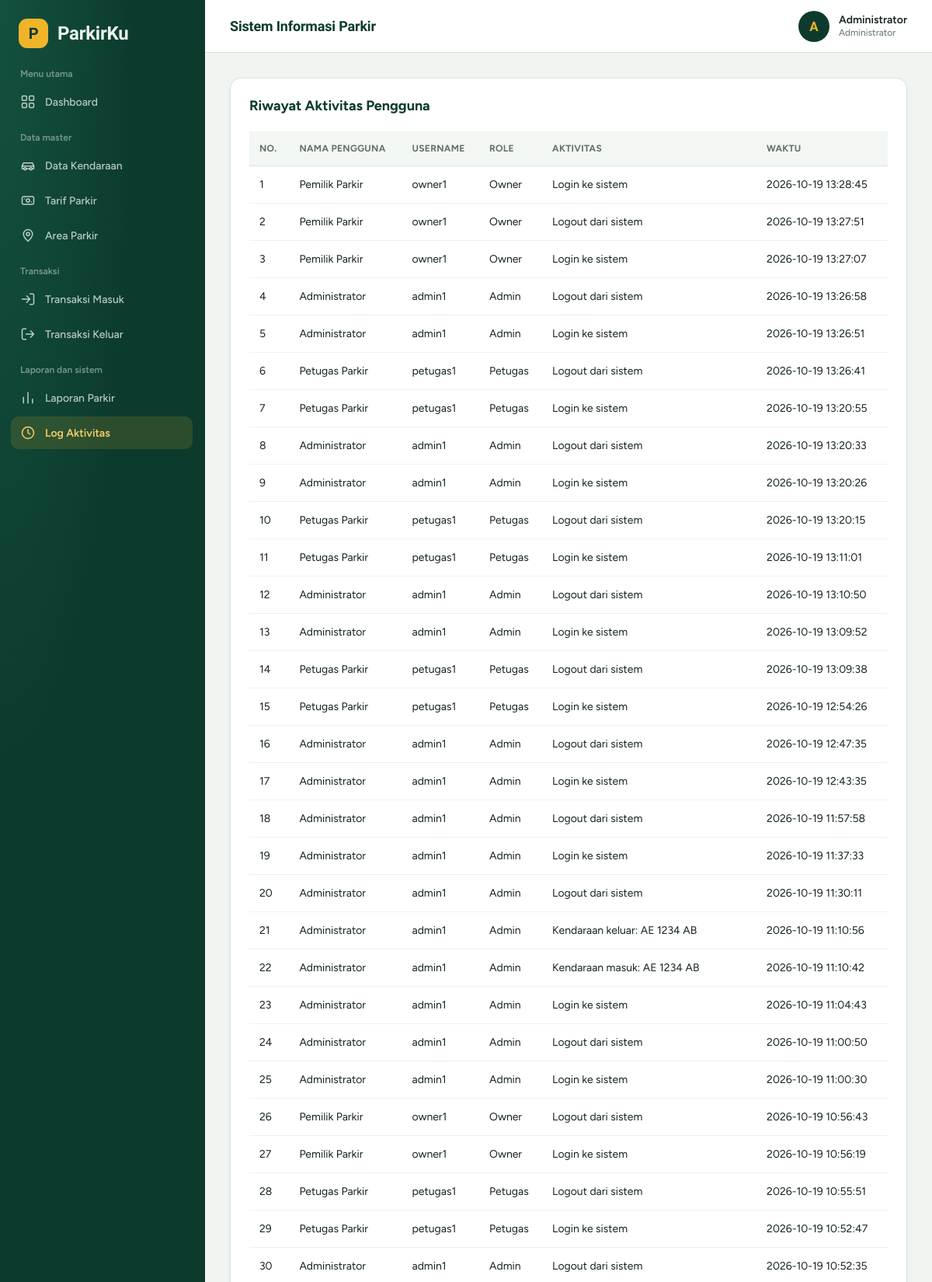
/parkir/admin/log.php (signed in, upper part), run on the app's committed database.
### tables this page shows
CREATE TABLE `tb_log_aktivitas` (
  `id_log` int(11) NOT NULL,
  `id_user` int(11) DEFAULT NULL,
  `aktivitas` varchar(255) NOT NULL,
  `waktu_aktivitas` datetime NOT NULL DEFAULT current_timestamp()
);

CREATE TABLE `tb_user` (
  `id_user` int(11) NOT NULL,
  `nama_lengkap` varchar(100) NOT NULL,
  `username` varchar(50) NOT NULL,
  `password` varchar(255) NOT NULL,
  `role` enum('admin','petugas','owner') NOT NULL,
  `status_aktif` tinyint(1) NOT NULL DEFAULT 1
);

### parkir/admin/log.php (the view, shortened to what this page needs)
<?php
require_once __DIR__ . '/../koneksi.php';
$data = $pdo->query(
    'SELECT l.id_log, l.aktivitas, l.waktu_aktivitas,
            u.nama_lengkap, u.username, u.role
     FROM tb_log_aktivitas l
     JOIN tb_user u ON u.id_user = l.id_user
     ORDER BY l.id_log DESC
     LIMIT 200'
)->fetchAll();
require 'header.php';
?>
<div class="panel">
    <div class="panel-header">
        <h2 class="panel-title">Riwayat Aktivitas Pengguna</h2>
    </div>
    <div class="table-wrap">
        <table>
            <thead>
                <tr>
                    <th>No.</th>
                    <th>Nama Pengguna</th>
                    <th>Username</th>
                    <th>Role</th>
                    <th>Aktivitas</th>
                    <th>Waktu</th>
                </tr>
            </thead>
            <tbody>
            <?php foreach ($data as $i => $l): ?>
                <tr>
                    <td><?= $i + 1 ?></td>
                    <td><?= htmlspecialchars($l['nama_lengkap']) ?></td>
                    <td><?= htmlspecialchars($l['username']) ?></td>
                    <td><?= htmlspecialchars(ucfirst($l['role'])) ?></td>
                    <td><?= htmlspecialchars($l['aktivitas']) ?></td>
                    <td><?= htmlspecialchars($l['waktu_aktivitas']) ?></td>
                </tr>
            <?php endforeach; ?>
            </tbody>
        </table>
    </div>
</div>
<?php require 'footer.php'; ?>

### parkir/style.css (style rules this page uses)
:root { --navy: #172554; --blue: #2563eb; --blue-light: #eff6ff; --background: #f4f7fb; --white: #ffffff; --text: #1e293b; --muted: #64748b; --border: #e2e8f0; --green: #15803d; --red: #dc2626; }
* { box-sizing: border-box; margin: 0; padding: 0; }
body { font-family: Arial, Helvetica, sans-serif; background: var(--background); color: var(--text); font-size: 14px; }
.panel { background: white; border: 1px solid var(--border); border-radius: 14px; padding: 24px; margin-bottom: 24px; box-shadow: 0 3px 12px #0f172a08; }
.panel-header { display: flex; justify-content: space-between; align-items: center; gap: 12px; margin-bottom: 22px; }
.panel-title { font-size: 18px; color: var(--navy); }
.table-wrap { width: 100%; overflow-x: auto; }
table { width: 100%; border-collapse: collapse; white-space: nowrap; }
th { background: #f8fafc; color: #475569; font-size: 12px; text-align: left; text-transform: uppercase; letter-spacing: 0.3px; }
th, td { padding: 15px 13px; border-bottom: 1px solid var(--border); }

### parkir/admin/header.php (style rules this page uses)
:root { --adm-green: #0c3b2e; --adm-green-2: #14513f; --adm-sign: #f0b429; --adm-sign-soft: #f7cf6a; --adm-bg: #f1f5f2; --adm-text: #16241e; --adm-muted: #62736a; --adm-line: #d9e2dc; --adm-display: 'Bricolage Grotesque', 'Segoe UI', system-ui, sans-serif; --adm-sans: 'Figtree', system-ui, -apple-system, 'Segoe UI', Roboto, sans-serif; --adm-sidebar: 264px; }
* { box-sizing: border-box; }
body { margin: 0; font-family: var(--adm-sans); background: var(--adm-bg); color: var(--adm-text); -webkit-font-smoothing: antialiased; }

### parkir/admin/log.php (style rules this page uses)
.admin-content .panel { background-color: #ffffff !important; border-color: #d9e2dc !important; }
.admin-content .panel-title, .admin-content .panel-header h2 { color: #0c3b2e !important; }
.admin-content table th { background-color: #f3f7f4 !important; border-bottom-color: #d9e2dc !important; color: #62736a !important; }
.admin-content table td { border-bottom-color: #edf2ee !important; color: #16241e !important; }

### data on the page
tb_log_aktivitas: id_user.nama_lengkap "Pemilik Parkir", id_user.username "owner1", id_user.role "Owner", aktivitas "Login ke sistem", waktu_aktivitas "2026-10-19 13:28:45"
tb_log_aktivitas: id_user.nama_lengkap "Pemilik Parkir", id_user.username "owner1", id_user.role "Owner", aktivitas "Logout dari sistem", waktu_aktivitas "2026-10-19 13:27:51"
tb_log_aktivitas: id_user.nama_lengkap "Pemilik Parkir", id_user.username "owner1", id_user.role "Owner", aktivitas "Login ke sistem", waktu_aktivitas "2026-10-19 13:27:07"
tb_log_aktivitas: id_user.nama_lengkap "Administrator", id_user.username "admin1", id_user.role "Admin", aktivitas "Logout dari sistem", waktu_aktivitas "2026-10-19 13:26:58"
tb_log_aktivitas: id_user.nama_lengkap "Administrator", id_user.username "admin1", id_user.role "Admin", aktivitas "Login ke sistem", waktu_aktivitas "2026-10-19 13:26:51"
tb_log_aktivitas: id_user.nama_lengkap "Petugas Parkir", id_user.username "petugas1", id_user.role "Petugas", aktivitas "Logout dari sistem", waktu_aktivitas "2026-10-19 13:26:41"
tb_log_aktivitas: id_user.nama_lengkap "Petugas Parkir", id_user.username "petugas1", id_user.role "Petugas", aktivitas "Login ke sistem", waktu_aktivitas "2026-10-19 13:20:55"
tb_log_aktivitas: id_user.nama_lengkap "Administrator", id_user.username "admin1", id_user.role "Admin", aktivitas "Logout dari sistem", waktu_aktivitas "2026-10-19 13:20:33"
tb_log_aktivitas: id_user.nama_lengkap "Administrator", id_user.username "admin1", id_user.role "Admin", aktivitas "Login ke sistem", waktu_aktivitas "2026-10-19 13:20:26"
tb_log_aktivitas: id_user.nama_lengkap "Petugas Parkir", id_user.username "petugas1", id_user.role "Petugas", aktivitas "Logout dari sistem", waktu_aktivitas "2026-10-19 13:20:15"
tb_log_aktivitas: id_user.nama_lengkap "Petugas Parkir", id_user.username "petugas1", id_user.role "Petugas", aktivitas "Login ke sistem", waktu_aktivitas "2026-10-19 13:11:01"
tb_log_aktivitas: id_user.nama_lengkap "Administrator", id_user.username "admin1", id_user.role "Admin", aktivitas "Logout dari sistem", waktu_aktivitas "2026-10-19 13:10:50"
tb_log_aktivitas: id_user.nama_lengkap "Administrator", id_user.username "admin1", id_user.role "Admin", aktivitas "Login ke sistem", waktu_aktivitas "2026-10-19 13:09:52"
tb_log_aktivitas: id_user.nama_lengkap "Petugas Parkir", id_user.username "petugas1", id_user.role "Petugas", aktivitas "Logout dari sistem", waktu_aktivitas "2026-10-19 13:09:38"
tb_log_aktivitas: id_user.nama_lengkap "Petugas Parkir", id_user.username "petugas1", id_user.role "Petugas", aktivitas "Login ke sistem", waktu_aktivitas "2026-10-19 12:54:26"
tb_log_aktivitas: id_user.nama_lengkap "Administrator", id_user.username "admin1", id_user.role "Admin", aktivitas "Logout dari sistem", waktu_aktivitas "2026-10-19 12:47:35"
tb_log_aktivitas: id_user.nama_lengkap "Administrator", id_user.username "admin1", id_user.role "Admin", aktivitas "Login ke sistem", waktu_aktivitas "2026-10-19 12:43:35"
tb_log_aktivitas: id_user.nama_lengkap "Administrator", id_user.username "admin1", id_user.role "Admin", aktivitas "Logout dari sistem", waktu_aktivitas "2026-10-19 11:57:58"
tb_log_aktivitas: id_user.nama_lengkap "Administrator", id_user.username "admin1", id_user.role "Admin", aktivitas "Login ke sistem", waktu_aktivitas "2026-10-19 11:37:33"
tb_log_aktivitas: id_user.nama_lengkap "Administrator", id_user.username "admin1", id_user.role "Admin", aktivitas "Logout dari sistem", waktu_aktivitas "2026-10-19 11:30:11"
tb_log_aktivitas: id_user.nama_lengkap "Administrator", id_user.username "admin1", id_user.role "Admin", aktivitas "Kendaraan keluar: AE 1234 AB", waktu_aktivitas "2026-10-19 11:10:56"
tb_log_aktivitas: id_user.nama_lengkap "Administrator", id_user.username "admin1", id_user.role "Admin", aktivitas "Kendaraan masuk: AE 1234 AB", waktu_aktivitas "2026-10-19 11:10:42"
tb_log_aktivitas: id_user.nama_lengkap "Administrator", id_user.username "admin1", id_user.role "Admin", aktivitas "Login ke sistem", waktu_aktivitas "2026-10-19 11:04:43"
tb_log_aktivitas: id_user.nama_lengkap "Administrator", id_user.username "admin1", id_user.role "Admin", aktivitas "Logout dari sistem", waktu_aktivitas "2026-10-19 11:00:50"
tb_log_aktivitas: id_user.nama_lengkap "Administrator", id_user.username "admin1", id_user.role "Admin", aktivitas "Login ke sistem", waktu_aktivitas "2026-10-19 11:00:30"
tb_log_aktivitas: id_user.nama_lengkap "Pemilik Parkir", id_user.username "owner1", id_user.role "Owner", aktivitas "Logout dari sistem", waktu_aktivitas "2026-10-19 10:56:43"
tb_log_aktivitas: id_user.nama_lengkap "Pemilik Parkir", id_user.username "owner1", id_user.role "Owner", aktivitas "Login ke sistem", waktu_aktivitas "2026-10-19 10:56:19"
tb_log_aktivitas: id_user.nama_lengkap "Petugas Parkir", id_user.username "petugas1", id_user.role "Petugas", aktivitas "Logout dari sistem", waktu_aktivitas "2026-10-19 10:55:51"
tb_log_aktivitas: id_user.nama_lengkap "Petugas Parkir", id_user.username "petugas1", id_user.role "Petugas", aktivitas "Login ke sistem", waktu_aktivitas "2026-10-19 10:52:47"
tb_log_aktivitas: id_user.nama_lengkap "Administrator", id_user.username "admin1", id_user.role "Admin", aktivitas "Logout dari sistem", waktu_aktivitas "2026-10-19 10:52:35"

### other printed values
$judulGrup "Menu utama"
$label "Dashboard"
$judulGrup "Data master"
$label "Data Kendaraan"
$label "Tarif Parkir"
$label "Area Parkir"
$judulGrup "Transaksi"
$label "Transaksi Masuk"
$label "Transaksi Keluar"
$judulGrup "Laporan dan sistem"
$label "Laporan Parkir"
$label "Log Aktivitas"
$inisial "A"
$namaAdmin "Administrator"
